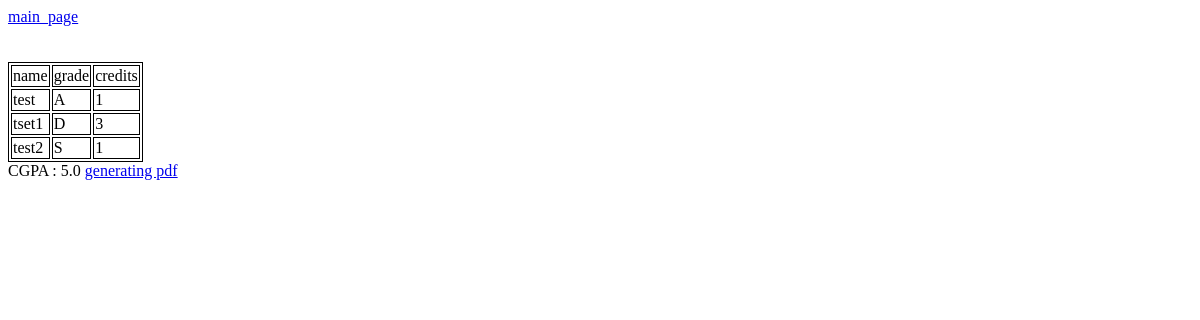
Before: /accounts/result/ (signed in) with the older database file.
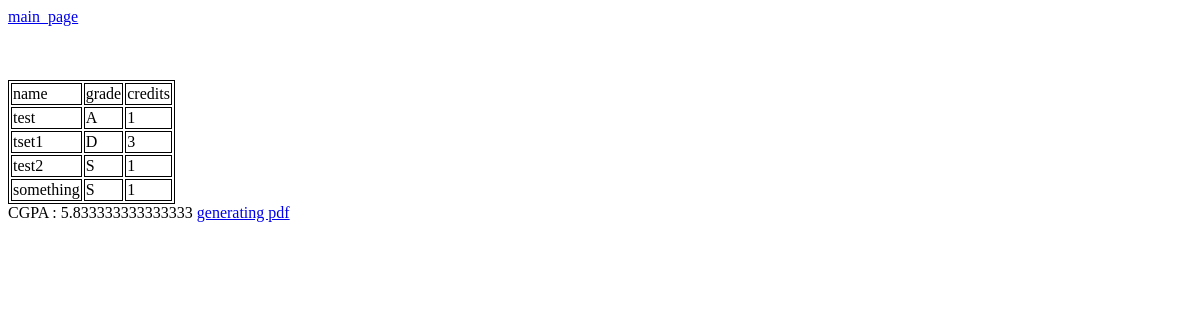
After: the same page with the newer database file.
### home/models.py (models this page shows, shortened)
class Subject(models.Model):
    user = models.ForeignKey(User , on_delete=models.SET_NULL , null=True)
    name = models.CharField(max_length=255 , blank=False)
    grade = models.CharField(max_length=2 , choices=[('S','S') ,('A','A') ,('B','B') , ('C','C') , ('D','D') ,('F','F')])
    credits = models.PositiveIntegerField()
    class Meta:
        unique_together = ('user', 'name')

### home/views.py (the view)
# urls.py: path('result/' ,views.result_page , name='result_page'),
@login_required(login_url='/accounts/login/')
def result_page(request):
    query_user = request.user
    subjects_of_the_user = Subject.objects.filter(user=query_user)
    total_credits = 0
    total_grade = 0
    for subject in subjects_of_the_user:
        total_credits += subject.credits
        total_grade += GRADE_POINTS[subject.grade]
    context = {
        'query_subjects' : subjects_of_the_user ,
        'cgpa' : total_grade / total_credits ,
    }
    return render(request , 'result_page.html' , context)

### home/templates/result_page.html (shortened to what this page needs)
<!DOCTYPE html>
<html lang="en">
<head>
</head>
<body>
    <a href="{% url 'main_page' %}">main_page</a>
    {% if query_subjects %}
    <table>
        <tr>
            <td>name</td>
            <td>grade</td>
            <td>credits</td>
        </tr>
    {% for subject in query_subjects %} <br>
    <tr>
        <td>{{subject.name}}</td>
        <td>{{subject.grade}}</td>
        <td>{{subject.credits}}</td>
    </tr>
    {% endfor %}
    </table>
    {% else %}
        no subject added yet <br>
    {% endif %}
    {% if cgpa %}
        CGPA : {{cgpa}}
    {% else %}
        error happend for result
    {% endif %}
    <a href="{% url 'generation_pdf'  %}">generating pdf</a>
</body>
</html>

Changed rows visible on the page:
added Subject: name "something", grade "S", credits "1"
Other visible differences:
{{ cgpa }}: "5.0" → "5.833333333333333"
